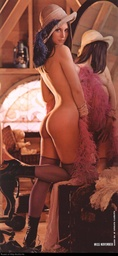
#> input picture lab1/lenna.jpg, 118 x 256 px, shrunk from 945 x 2048 before the run
$ python lab1.py
#> lines starting #> are read from the running program, lines starting #| are printed output that depends on the picture
import matplotlib.pyplot as plot
from PIL import Image, ImageDraw


# [129 lines left out: functions grayscale, negative, solarization, normalize, stamping, binary_normalize and 1 more, not called in this run]


def lap_norm(pix):
    if pix < 0:
        pix *= -1
    return pix


#  0  1  0
#  1 -4  1
#  0  1  0
def laplas(name):
    image = Image.open(name)
    draw = ImageDraw.Draw(image)
    width = image.size[0]
    height = image.size[1]
    ar_r = ar_g = ar_b = []
    for x in range(1, width - 1):
        for y in range(1, height - 1):
            r2, g2, b2 = image.getpixel((x, y - 1))
            r4, g4, b4 = image.getpixel((x - 1, y))
            r5, g5, b5 = image.getpixel((x, y))
            r6, g6, b6 = image.getpixel((x + 1, y))
            r8, g8, b8 = image.getpixel((x, y + 1))
            r5 = r5 * (-4) + r2 + r4 + r6 + r8
            g5 = g5 * (-4) + g2 + g4 + g6 + g8
            b5 = b5 * (-4) + b2 + b4 + b6 + b8
            r5 = lap_norm(r5)
            g5 = lap_norm(g5)
            b5 = lap_norm(b5)
            ar_r.append(r5)
            ar_g.append(g5)
            ar_b.append(b5)
            draw.point((x, y), (r5, g5, b5))
    del draw
    return ar_r, ar_g, ar_b, image


file = 'lenna.jpg'
# file = "mid-autumn-festival-2018-japan.bmp"
image = Image.open(file)
#> image is the input picture: PIL image 118x256 RGB; mean R, G, B 128.8, 75.3, 64.8
image.show()

# [14 lines of commented-out code are left out]

l_r, l_g, l_b, i_l = laplas(file)
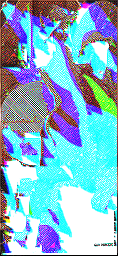
#> i_l: PIL image 118x256 RGB; mean R, G, B 136, 180.5, 203
i_l.show()

# [46 lines of commented-out code are left out]
plot.subplot(1, 3, 1)
plot.hist(l_r, color='r')
plot.title("Red")
plot.subplot(1, 3, 2)
plot.hist(l_g, color='g')
plot.title("Green")
plot.subplot(1, 3, 3)
plot.hist(l_b, color='b')
plot.title("Blue")

plot.show()
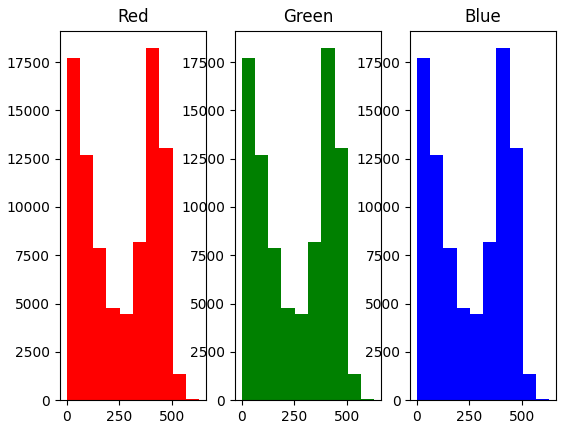
#> figure drawn by matplotlib, 3 panels; panel 1: tallest bar 18218 high, from x = 378 to 441; panel 2: tallest bar 18218 high, from x = 378 to 441; panel 3: tallest bar 18218 high, from x = 378 to 441
# [5 lines of commented-out code are left out]
